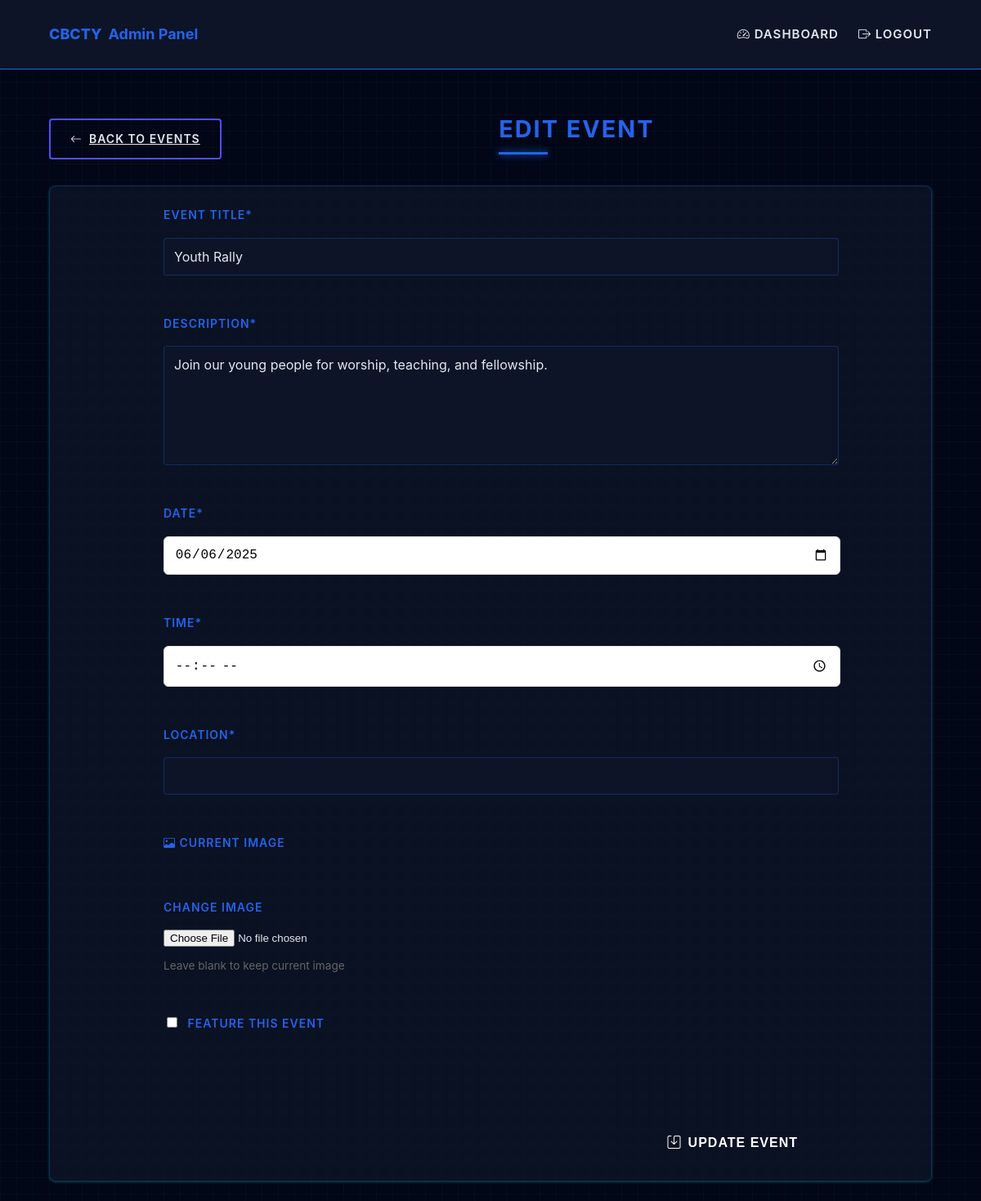
The app's page /admin/events/events-update.php?id=1 with its own data.
### tables this page shows
CREATE TABLE `events` (
  `id` int(11) NOT NULL,
  `image_url` varchar(255) NOT NULL,
  `title` varchar(255) NOT NULL,
  `date` date NOT NULL,
  `description` text NOT NULL
);

### admin/includes/crud_functions.php (called while the page is built, shortened)
<?php
require __DIR__ . '/../../includes/connect.php';
class CRUD {
    protected $pdo;
    protected $table;
    public function __construct($table, $allowedFields) {
        global $pdo;
        $this->pdo = $pdo;
        $this->table = $table;
    }
    public function getById($id) {
        $stmt = $this->pdo->prepare("SELECT * FROM {$this->table} WHERE id = ?");
        $stmt->execute([$id]);
        return $stmt->fetch(PDO::FETCH_ASSOC);
    }
}
?>

### admin/events/events-update.php (the view, shortened to what this page needs)
<?php
require __DIR__ . '/../includes/crud_functions.php';
$eventsCRUD = new EventsCRUD();
$event = $eventsCRUD->getById($_GET['id'] ?? 0);
?>
<!DOCTYPE html>
<html lang="en" data-theme="light">
<head>
    <link rel="stylesheet" href="../assets/css/main.css">
    <link rel="stylesheet" href="https://cdn.jsdelivr.net/npm/bootstrap-icons@1.11.1/font/bootstrap-icons.css">
</head>
<body>
    <?php include '../includes/header.php'; ?>
    <div class="hero-container">
        <div class="hero-header">
            <a href="events.php" class="back-btn">
                <i class="bi bi-arrow-left"></i> Back to Events
            </a>
            <h2>Edit Event</h2>
        </div>
        <div class="hero-card">
            <div class="hero-card-body">
                <form action="" method="POST" enctype="multipart/form-data" class="hero-form">
                    <div class="form-group">
                        <label for="title">Event Title*</label>
                        <input type="text" id="title" name="title"
                               value="<?= htmlspecialchars($event['title'] ?? '') ?>" required>
                    </div>
                    <div class="form-group">
                        <label for="description">Description*</label>
                        <textarea id="description" name="description" rows="5" required><?=
                            htmlspecialchars($event['description'] ?? '')
                        ?></textarea>
                    </div>
                    <div class="form-group">
                        <label for="date">Date*</label>
                        <input type="date" id="date" name="date"
                               value="<?= htmlspecialchars($event['date'] ?? '') ?>" required>
                    </div>
                    <div class="form-group">
                        <label for="time">Time*</label>
                        <input type="time" id="time" name="time"
                               value="<?= htmlspecialchars($event['time'] ?? '') ?>" required>
                    </div>
                    <div class="form-group">
                        <label for="location">Location*</label>
                        <input type="text" id="location" name="location"
                               value="<?= htmlspecialchars($event['location'] ?? '') ?>" required>
                    </div>
                    <div class="form-group">
                        <label><i class="bi bi-image"></i> Current Image</label>
                        <label for="image">Change Image</label>
                        <input type="file" id="image" name="image" accept="image/*">
                        <div class="form-hint">Leave blank to keep current image</div>
                    </div>
                    <div class="form-group">
                        <label for="is_featured">
                            <input type="checkbox" id="is_featured" name="is_featured"
                                   <?= (isset($event['is_featured']) && $event['is_featured']) ? 'checked' : '' ?>>
                            Feature this event
                        </label>
                    </div>
                    <div class="form-actions">
                        <button type="submit" name="update" class="submit-btn">
                            <i class="bi bi-save"></i> Update Event
                        </button>
                    </div>
                </form>
            </div>
        </div>
    </div>
</body>
</html>

### admin/assets/css/main.css (style rules this page uses)
:root { --primary: #2563eb; --primary-dark: #1d4ed8; --primary-light: #3b82f6; --danger: #ef4444; --danger-dark: #dc2626; --warning: #f59e0b; --warning-dark: #d97706; --white: #ffffff; --light: #e2e8f0; --gray: rgb(79, 79, 255); --dark: #0f172a; --bg-color: #020617; --card-bg: rgba(15, 23, 42, 0.7); --text-color: #e2e8f0; --text-dark: #0f172a; --shadow: 0 1px 3px rgba(0, 255, 157, 0.3); --transition: all 0.2s cubic-bezier(0.4, 0, 0.2, 1); --border-color: rgba(37, 99, 235, 0.3); --hover-bg: rgba(37, 99, 235, 0.05); }
html { transition: background-color 0.3s ease, color 0.3s ease; }
body { font-family: 'Rajdhani', 'Inter', -apple-system, sans-serif; line-height: 1.6; color: var(--text-color); background-color: var(--bg-color); margin: 0; padding: 0; background-image: linear-gradient(rgba(0, 255, 157, 0.03) 1px, transparent 1px), linear-gradient(90deg, rgba(0, 255, 157, 0.03) 1px, transparent 1px); background-size: 20px 20px; transition: var(--transition); }
.hero-container { width: 90%; max-width: 1200px; margin: 1.5rem auto; padding: 0 1rem; }
.hero-header { margin-top: 120px; display: flex; justify-content: space-between; align-items: center; margin-bottom: 2rem; flex-wrap: wrap; gap: 1rem; }
.hero-header h2 { margin: 0; color: var(--primary); font-weight: 700; font-size: 1.8rem; text-transform: uppercase; letter-spacing: 2px; position: relative; }
.hero-header h2::after { content: ''; position: absolute; bottom: -8px; left: 0; width: 60px; height: 3px; background: var(--primary); box-shadow: 0 0 10px var(--primary); }
.hero-card, .leader-card { background: var(--card-bg); border-radius: 8px; box-shadow: var(--shadow); overflow: hidden; border: 1px solid var(--border-color); backdrop-filter: blur(5px); transition: var(--transition); }
.hero-card-body { padding: 1.5rem; color: var(--text-color); }
.hero-form { display: flex; flex-direction: column; gap: 1.5rem; }
.form-group { display: flex; flex-direction: column; gap: 0.5rem; }
.form-group label { font-weight: 600; font-size: 0.875rem; color: var(--primary); text-transform: uppercase; letter-spacing: 1px; }
.form-group input[type="text"], .form-group textarea { padding: 0.75rem; background: var(--card-bg); border: 1px solid var(--border-color); border-radius: 4px; font-family: inherit; transition: var(--transition); color: var(--text-color); }
.form-group textarea { min-height: 120px; resize: vertical; }
.form-actions { margin-top: 1.5rem; display: flex; justify-content: flex-end; }
.submit-btn, .back-btn, .add-btn, .edit-btn, .delete-btn { margin-top: 25px; display: inline-flex; align-items: center; justify-content: center; gap: 0.5rem; padding: 0.75rem 1.5rem; border-radius: 4px; font-weight: 600; transition: var(--transition); font-size: 0.875rem; cursor: pointer; text-transform: uppercase; letter-spacing: 1px; position: relative; overflow: hidden; border: 2px solid transparent; }
.submit-btn, .add-btn { background: var(--primary); color: var(--white); border-color: var(--primary); }
.back-btn { background: transparent; color: var(--text-color); border-color: var(--gray); }

### admin/events/events-update.php (style rules this page uses)
.hero-form { max-width: 800px; margin: 0 auto; }
.form-group { margin-bottom: 1.5rem; }
label { display: block; margin-bottom: 0.5rem; font-weight: 500; }
input[type="text"], input[type="date"], input[type="time"], textarea, select { width: 100%; padding: 0.8rem; border: 1px solid #ddd; border-radius: 6px; font-size: 1rem; }
textarea { min-height: 150px; resize: vertical; }
.form-hint { font-size: 0.85rem; color: #666; margin-top: 0.3rem; }
.submit-btn { background: var(--primary-color); color: white; padding: 0.8rem 1.5rem; border: none; border-radius: 6px; font-size: 1rem; cursor: pointer; display: inline-flex; align-items: center; gap: 0.5rem; transition: background 0.3s ease; }
.form-actions { text-align: right; margin-top: 2rem; }
input[type="checkbox"] { margin-right: 0.5rem; }

### records on screen
events: title "Youth Rally", description "Join our young people for worship, teaching, and fellowship.", date "06/06/2025"
